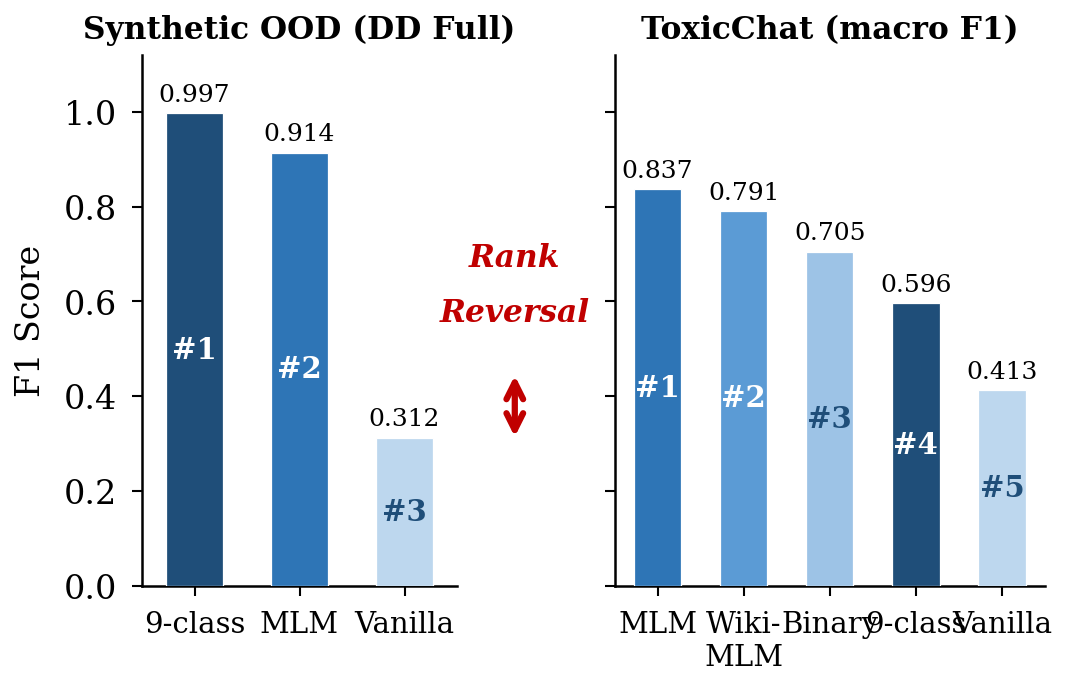

The script that saved this image:
import matplotlib
matplotlib.use('Agg')
import matplotlib.pyplot as plt
import numpy as np
from matplotlib.patches import FancyArrowPatch

# --- Data ---
variants_left = ['9-class', 'MLM', 'Vanilla']
values_left = [0.997, 0.914, 0.312]

variants_right = ['MLM', 'Wiki-\nMLM', 'Binary', '9-class', 'Vanilla']
values_right = [0.837, 0.791, 0.705, 0.596, 0.413]

color_map = {
    '9-class':  '#1f4e79',
    'MLM':      '#2e75b6',
    'Wiki-\nMLM': '#5b9bd5',
    'Binary':   '#9dc3e6',
    'Vanilla':  '#bdd7ee',
}

text_color_map = {
    '9-class':  'white',
    'MLM':      'white',
    'Wiki-\nMLM': 'white',
    'Binary':   '#1f4e79',
    'Vanilla':  '#1f4e79',
}

plt.rcParams.update({
    'font.family': 'serif',
    'font.serif': ['Times New Roman', 'DejaVu Serif'],
    'font.size': 8,
    'axes.linewidth': 0.6,
    'xtick.major.width': 0.5,
    'ytick.major.width': 0.5,
    'xtick.major.size': 2.5,
    'ytick.major.size': 2.5,
    'pdf.fonttype': 42,
    'ps.fonttype': 42,
})

fig = plt.figure(figsize=(3.5, 2.6))

ax1 = fig.add_axes([0.12, 0.18, 0.30, 0.68])
ax2 = fig.add_axes([0.57, 0.18, 0.41, 0.68])

bar_width = 0.55

# --- Left panel ---
x_left = np.arange(len(variants_left))
bars_left = ax1.bar(x_left, values_left, width=bar_width,
                    color=[color_map[v] for v in variants_left],
                    edgecolor='white', linewidth=0.3, zorder=3)
ax1.set_xticks(x_left)
ax1.set_xticklabels(variants_left, fontsize=7)
ax1.set_ylabel('F1 Score', fontsize=8)
ax1.set_ylim(0, 1.12)
ax1.set_xlim(-0.5, len(variants_left) - 0.5)
ax1.set_title('Synthetic OOD (DD Full)', fontsize=7.5, fontweight='bold', pad=4)

for i, (bar, val, v) in enumerate(zip(bars_left, values_left, variants_left)):
    ax1.text(bar.get_x() + bar.get_width()/2, val + 0.015,
             f'{val:.3f}', ha='center', va='bottom', fontsize=6)
    ax1.text(bar.get_x() + bar.get_width()/2, val/2,
             f'#{i+1}', ha='center', va='center', fontsize=7,
             fontweight='bold', color=text_color_map[v])

# --- Right panel ---
x_right = np.arange(len(variants_right))
bars_right = ax2.bar(x_right, values_right, width=bar_width,
                     color=[color_map[v] for v in variants_right],
                     edgecolor='white', linewidth=0.3, zorder=3)
ax2.set_xticks(x_right)
ax2.set_xticklabels(variants_right, fontsize=7)
ax2.set_ylim(0, 1.12)
ax2.set_xlim(-0.5, len(variants_right) - 0.5)
ax2.set_title('ToxicChat (macro F1)', fontsize=7.5, fontweight='bold', pad=4)
ax2.set_yticklabels([])

for i, (bar, val, v) in enumerate(zip(bars_right, values_right, variants_right)):
    ax2.text(bar.get_x() + bar.get_width()/2, val + 0.015,
             f'{val:.3f}', ha='center', va='bottom', fontsize=6)
    ax2.text(bar.get_x() + bar.get_width()/2, val/2,
             f'#{i+1}', ha='center', va='center', fontsize=7,
             fontweight='bold', color=text_color_map[v])

# --- Spines ---
for ax in [ax1, ax2]:
    ax.spines['top'].set_visible(False)
    ax.spines['right'].set_visible(False)
    ax.tick_params(axis='both', which='both', direction='out')
    ax.set_axisbelow(True)
    ax.yaxis.set_major_locator(plt.MultipleLocator(0.2))

# --- Reversal annotation ---
mid_x = 0.475
fig.text(mid_x, 0.60, 'Rank', fontsize=7.5, fontweight='bold',
         ha='center', va='center', color='#c00000', style='italic')
fig.text(mid_x, 0.53, 'Reversal', fontsize=7.5, fontweight='bold',
         ha='center', va='center', color='#c00000', style='italic')

arrow = FancyArrowPatch(
    (mid_x, 0.46), (mid_x, 0.36),
    arrowstyle='<->', mutation_scale=10,
    color='#c00000', linewidth=1.5,
    transform=fig.transFigure, clip_on=False
)
fig.patches.append(arrow)

out_base = '/home/ubuntu/.agent-ml-research-idea_gen_0514_2/projects/persuasion_turn_jailbreak_detect/docs/paper/figures/paper/fig_hierarchy_reversal'
plt.savefig(out_base + '.pdf', bbox_inches='tight', pad_inches=0.05, dpi=300)
plt.savefig(out_base + '.png', bbox_inches='tight', pad_inches=0.05, dpi=300)
plt.close()
print("Done")
